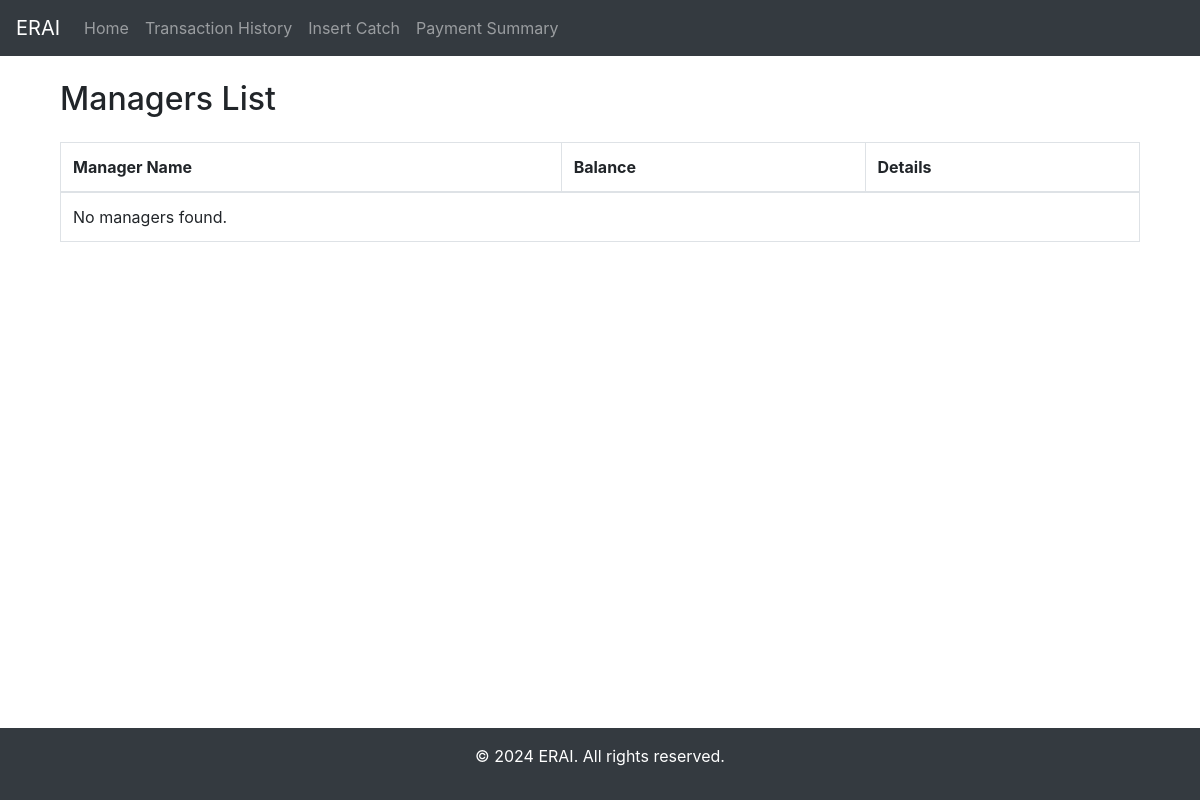
Page /managers/ on the earlier database version.
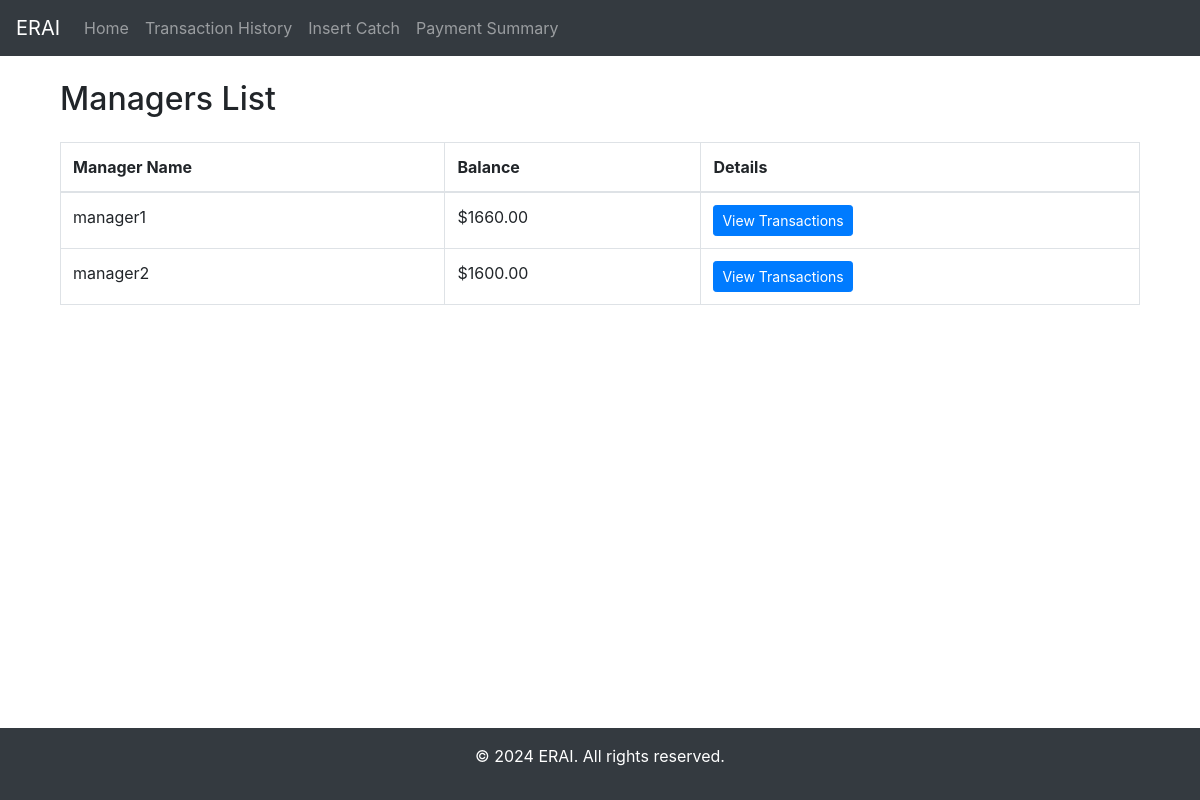
Same page on the later database version.
### myApp/models.py (models this page shows, shortened)
class Manager(models.Model):
    user = models.OneToOneField(User, on_delete=models.CASCADE)
    balance = models.DecimalField(max_digits=10, decimal_places=2)

### myApp/views.py (the view)
# urls.py: path('managers/', manager_list_view, name='manager_list'),
def manager_list_view(request):
    managers = Manager.objects.all()
    return render(request, 'manager_list.html', {'managers': managers})

### myApp/templates/manager_list.html (shortened to what this page needs)
{% extends 'base.html' %}
{% block content %}
<div class="container">
    <h2 class="mb-4">Managers List</h2>
    <table class="table table-bordered table-hover">
        <thead>
            <tr>
                <th>Manager Name</th>
                <th>Balance</th>
                <th>Details</th>
            </tr>
        </thead>
        <tbody>
            {% for manager in managers %}
            <tr>
                <td>{{ manager.user.username }}</td>
                <td>${{ manager.balance }}</td>
                <td>
                    <a href="{% url 'manager_detail' manager.id %}" class="btn btn-primary btn-sm">View Transactions</a>
                </td>
            </tr>
            {% empty %}
            <tr>
                <td colspan="3">No managers found.</td>
            </tr>
            {% endfor %}
        </tbody>
    </table>
</div>
{% endblock %}

Differences in the rows shown:
added Manager: user.username "manager1", balance "1660.00"
added Manager: user.username "manager2", balance "1600.00"
Other differences:
text no longer shown: "No managers found."
